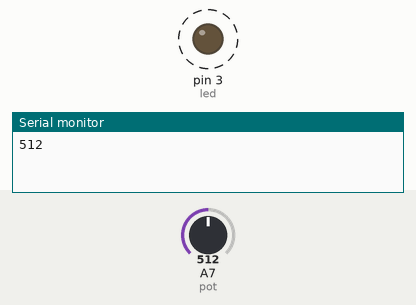
Simulated run of this sketch. Board: Arduino Nano, built with avr-gcc and run on an emulated ATmega328P. Parts: output pins drawn as LEDs (lit = HIGH), the last lines printed to the serial monitor. Dashed ring = blinking. The inputs (shaded band) are chosen by the test bench; at power-on: A7 (pot) = 512.

Above: at 1.8 s.
1.9 s: A7 (pot) set to 306
At 2.2 s:
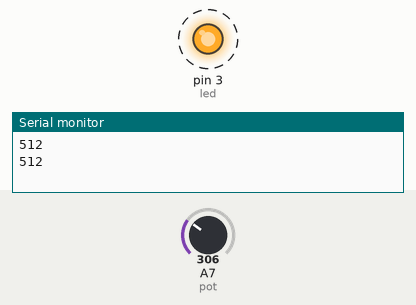
5.4 s: A7 (pot) set to 122
At 5.56 s:
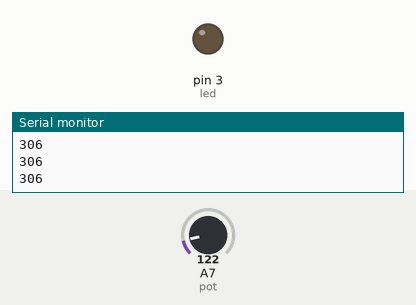
Timing chart, 0 to 14.9 s (numbered marks = the images above; inputs shaded):
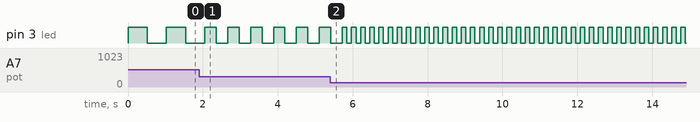

Measured:
- after the input at 1.9 s, pin 3 (led): alternates HIGH for 0.31 s and LOW for 0.31 s, starting after 0.46 s
- by itself, pin 3 (led): alternates HIGH for 0.51 s and LOW for 0.51 s

The sketch:

potToSerial.ino
```cpp
const int pot = A7; // analog input the pot is connected to
int potVal; // variable to hold the pot value
const int led = 3; // pin the LED is connected to

void setup() {
  // turn on serial communication
  Serial.begin(9600);
  // configure the LED pin as an output
  pinMode(led, OUTPUT);
}

void loop() {
  // read the value on ther sensor pin
  potVal = analogRead(pot);
  // blink the led, delaying its on/off time based on the value
  // of the sensor
  digitalWrite(led, HIGH);
  delay(potVal);
  digitalWrite(led, LOW);
  delay(potVal);

  // write the data to the serial monitor
  Serial.println(potVal);

}
```
